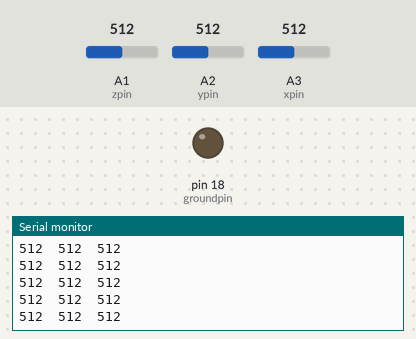
Recording of a sketch running on a simulated Arduino Uno, built with avr-gcc and run on an emulated ATmega328P. Parts: output pins drawn as LEDs (lit = HIGH), the last lines printed to the serial monitor. The test bench sets the inputs (shaded band); at power-on: A3 (xpin) = 512, A1 (zpin) = 512, A2 (ypin) = 512. Pins used as bus, display or sensor lines are not drawn.

Above: at 3.2 s.
3.3 s: A3 (xpin) set to 934
At 4.2 s:
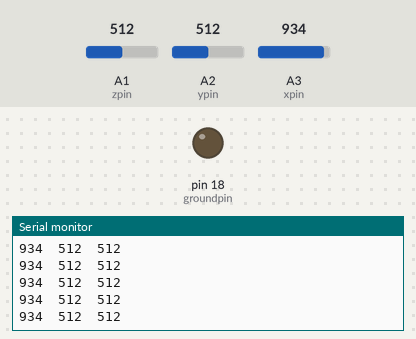
4.8 s: A3 (xpin) set to 966
At 6.3 s:
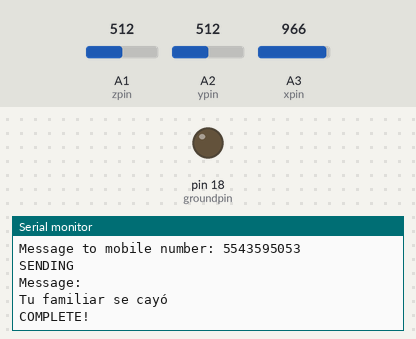
Timing chart, 0 to 7.8 s (numbered marks = the images above; inputs shaded):
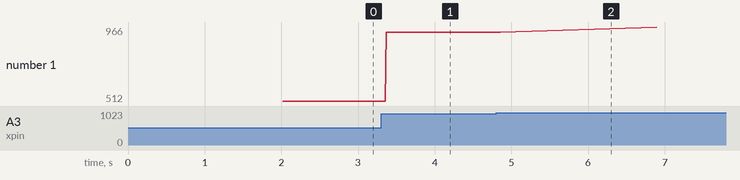

Measured:
- the behaviour switches between 950 and 951 on A3 (xpin) (found by bisection; images 1 and 2)
- after the input at 3.3 s, the serial monitor: prints a new line after 0.07 s (image 1)
- after the input at 4.8 s, the serial monitor: prints a new line after 0.07 s (image 2)
- plotted number 1: 512 → 934 after the input at 3.3 s, 934 → 966 after the input at 4.8 s

The sketch:

GSM_acel.ino
```cpp
#include <Arduino.h>

#include <GSM.h>

#define PINNUMBER ""

// initialize the library instance
GSM gsmAccess; // include a 'true' parameter for debug enabled
GSM_SMS sms;

// char array of the telephone number to send SMS
// change the number 1-212-555-1212 to a number
// you have access to
char remoteNumber[20]= "5543595053";

// char array of the message
char txtMsg[200]="Tu familiar se cayó";

const int groundpin = 18;             // analog input pin 4 -- ground
const int powerpin = 19;              // analog input pin 5 -- voltage
const int xpin = A3;                  // x-axis of the accelerometer
const int ypin = A2;                  // y-axis
const int zpin = A1;

void setup()
{


  // initialize serial communications
  pinMode(groundpin, OUTPUT);
  pinMode(powerpin, OUTPUT);
  digitalWrite(groundpin, LOW);
  digitalWrite(powerpin, HIGH);
  Serial.begin(9600);

  Serial.println("SMS Messages Sender");

  // connection state
  boolean notConnected = true;

  // Start GSM shield
  // If your SIM has PIN, pass it as a parameter of begin() in quotes
  while(notConnected)
  {
    if(gsmAccess.begin(PINNUMBER)==GSM_READY)
      notConnected = false;
    else
    {
      Serial.println("Not connected");
      delay(1000);
    }
  }
  Serial.println("GSM initialized");

}

void loop()
{
  Serial.print(analogRead(xpin));
  // print a tab between values:
  Serial.print("\t");
  Serial.print(analogRead(ypin));
  // print a tab between values:
  Serial.print("\t");
  Serial.print(analogRead(zpin));
  Serial.println();
  if(analogRead(xpin)>950){
    Serial.println("caida");
    sendSMS();
    delay(1000);
  }
}

void sendSMS(){

  Serial.print("Message to mobile number: ");
  Serial.println(remoteNumber);

  // sms text
  Serial.println("SENDING");
  Serial.println();
  Serial.println("Message:");
  Serial.println(txtMsg);

  // send the message
  sms.beginSMS(remoteNumber);
  sms.print(txtMsg);
  sms.endSMS();
  Serial.println("\nCOMPLETE!\n");
}
```
